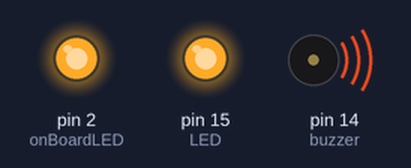
This sketch was run on a simulated Arduino Uno, built with avr-gcc and run on an emulated ATmega328P. Parts: output pins drawn as LEDs (lit = HIGH), buzzer (waves = sounding, pin HIGH).

Above: at 0.5 s.
At 3.5 s:
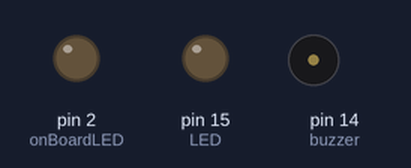
Timing chart, 0 to 4.6 s (numbered marks = the images above):
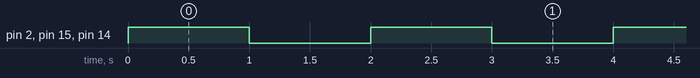

Measured:
- by itself, pin 2 (onBoardLED), pin 15 (LED), pin 14 (buzzer): alternates HIGH for 1.0 s and LOW for 1.0 s

The sketch:

LEDbuzzer.ino
```cpp
int buzzer=14,onBoardLED=2 , LED=15;

// the setup function runs once when you press reset or power the board
void setup() {
  // initialize digital pin LED_BUILTIN as an output.
  pinMode(onBoardLED, OUTPUT);pinMode(LED, OUTPUT);pinMode(buzzer, OUTPUT);
}

// the loop function runs over and over again forever
void loop() {
  digitalWrite(onBoardLED, HIGH);   digitalWrite(LED, HIGH);digitalWrite(buzzer, HIGH);
  delay(1000);                       // wait for a second
  digitalWrite(onBoardLED, LOW);    digitalWrite(LED, LOW);digitalWrite(buzzer, LOW);
  delay(1000);                       // wait for a second
}
```
